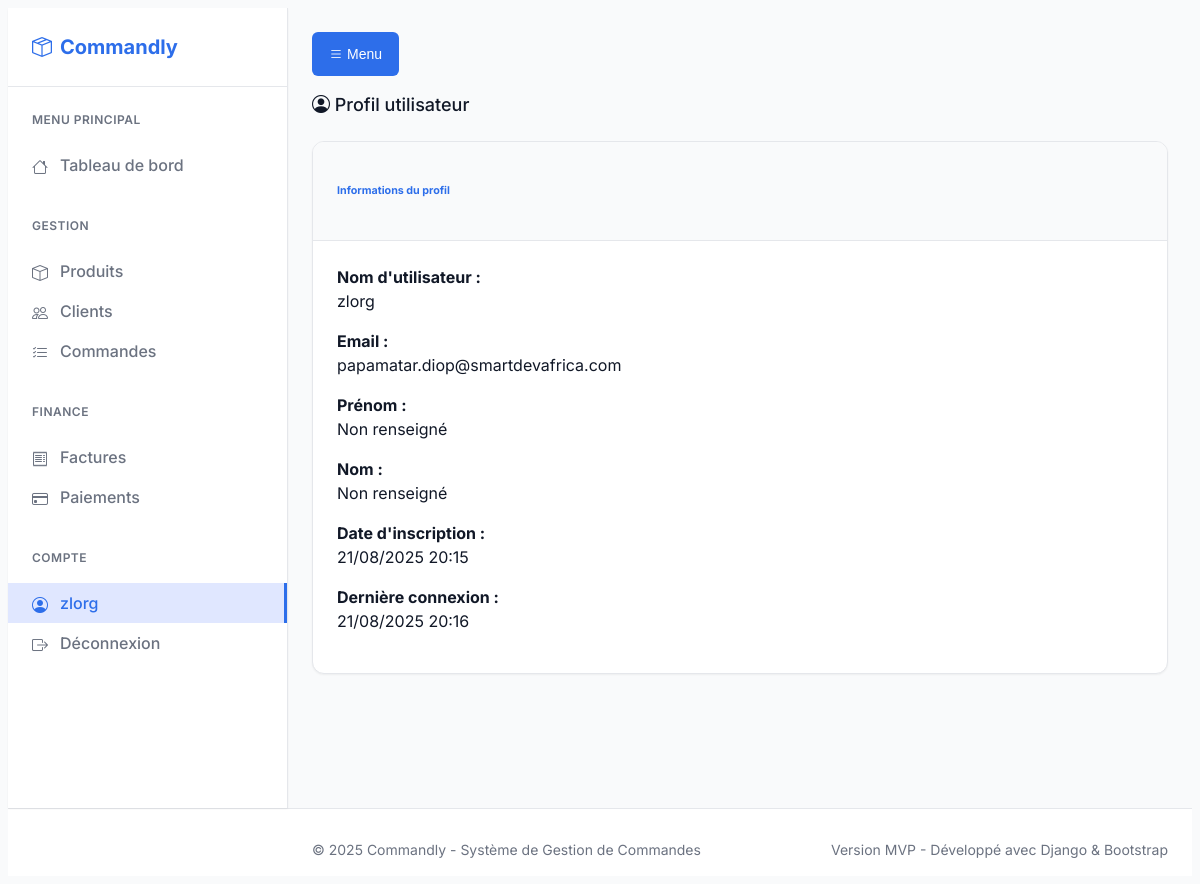
Page /users/profile/ (signed in) on the earlier database version.
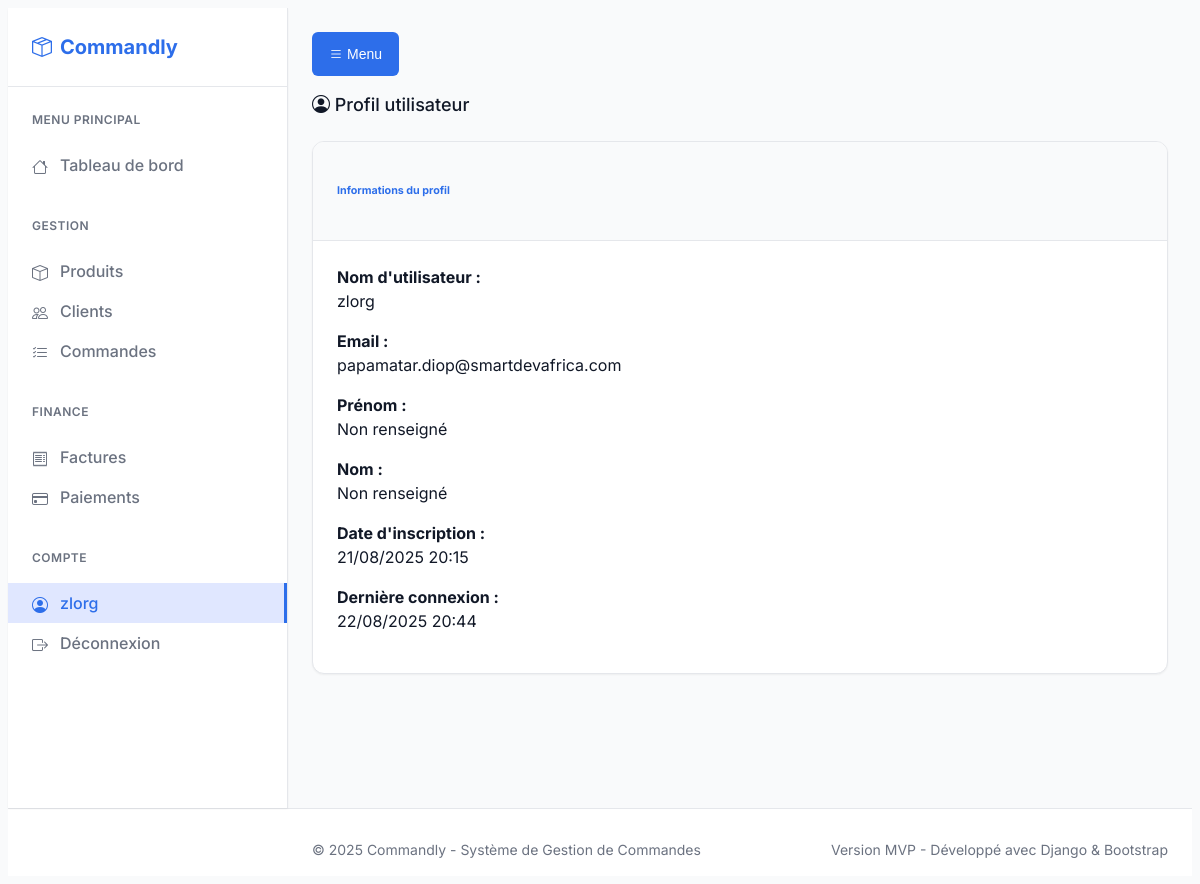
Same page on the later database version.
### users/models.py (models this page shows, shortened)
class CustomUser(AbstractUser):
    ROLE_CHOICES = [
        ('admin', 'Administrateur'),
        ('seller', 'Vendeur'),
        ('client', 'Client'),
    ]
    role = models.CharField(
        max_length=10,
        choices=ROLE_CHOICES,
        default='client',
        verbose_name='Rôle'
    )
    phone = models.CharField(
        max_length=15,
        blank=True,
        null=True,
        validators=[
            RegexValidator(
                regex=r'^\+221[0-9]{9}$',
                message='Numéro de téléphone sénégalais invalide (ex: +221769001942)'
            )
        ],
        verbose_name='Téléphone'
    )
    address = models.TextField(
        blank=True,
        null=True,
        verbose_name='Adresse'
    )
    company_name = models.CharField(
        max_length=100,
        blank=True,
        null=True,
        verbose_name='Nom de l\'entreprise'
    )
    is_active = models.BooleanField(
        default=True,
        verbose_name='Compte actif'
    )
    created_at = models.DateTimeField(
        auto_now_add=True,
        verbose_name='Date de création'
    )
    updated_at = models.DateTimeField(
        auto_now=True,
        verbose_name='Dernière modification'
    )
    class Meta:
        verbose_name = 'Utilisateur'
        verbose_name_plural = 'Utilisateurs'
        ordering = ['-date_joined']

### users/views/auth.py (the view)
# urls.py: path('profile/', views.ProfileView.as_view(), name='profile'),
class ProfileView(LoginRequiredMixin, TemplateView):
    template_name = 'users/profile.html'
    login_url = reverse_lazy('users:login')
    def get_context_data(self, **kwargs):
        context = super().get_context_data(**kwargs)
        context['user'] = self.request.user
        return context

### users/templates/users/profile.html (shortened to what this page needs)
{% extends 'base/base.html' %}
{% block content %}
<div class="container">
    <div class="row">
        <div class="col-12">
            <h1 class="h3 mb-4">
                <i class="bi bi-person-circle"></i> Profil utilisateur
            </h1>
        </div>
    </div>
    <div class="row">
        <div class="col-lg-8">
            <div class="card shadow">
                <div class="card-header">
                    <h6 class="m-0 font-weight-bold text-primary">Informations du profil</h6>
                </div>
                <div class="card-body">
                    <div class="row mb-3">
                        <div class="col-sm-3">
                            <strong>Nom d'utilisateur :</strong>
                        </div>
                        <div class="col-sm-9">
                            {{ user.username }}
                        </div>
                    </div>
                    <div class="row mb-3">
                        <div class="col-sm-3">
                            <strong>Email :</strong>
                        </div>
                        <div class="col-sm-9">
                            {{ user.email|default:"Non renseigné" }}
                        </div>
                    </div>
                    <div class="row mb-3">
                        <div class="col-sm-3">
                            <strong>Prénom :</strong>
                        </div>
                        <div class="col-sm-9">
                            {{ user.first_name|default:"Non renseigné" }}
                        </div>
                    </div>
                    <div class="row mb-3">
                        <div class="col-sm-3">
                            <strong>Nom :</strong>
                        </div>
                        <div class="col-sm-9">
                            {{ user.last_name|default:"Non renseigné" }}
                        </div>
                    </div>
                    <div class="row mb-3">
                        <div class="col-sm-3">
                            <strong>Date d'inscription :</strong>
                        </div>
                        <div class="col-sm-9">
                            {{ user.date_joined|date:"d/m/Y H:i" }}
                        </div>
                    </div>
                    <div class="row mb-3">
                        <div class="col-sm-3">
                            <strong>Dernière connexion :</strong>
                        </div>
                        <div class="col-sm-9">
                            {{ user.last_login|date:"d/m/Y H:i"|default:"Jamais" }}
                        </div>
                    </div>
                </div>
            </div>
        </div>
    </div>
</div>
{% endblock %}

### templates/base/base.html (shortened to what this page needs)
<!DOCTYPE html>
<html lang="fr">
<head>
    <link href="https://cdn.jsdelivr.net/npm/bootstrap-icons@1.11.0/font/bootstrap-icons.css" rel="stylesheet">
    {% load static %}
    <link href="{% static 'css/design-system.css' %}" rel="stylesheet">
</head>
<body>
    <div class="app-layout">
        <aside class="sidebar">
            <div class="sidebar-header">
                <a href="{% url 'dashboard:home' %}" class="sidebar-logo">
                    <i class="bi bi-box-seam"></i>
                    <span>Commandly</span>
                </a>
            </div>
            <nav class="sidebar-nav">
                <div class="nav-section">
                    <div class="nav-section-title">Menu Principal</div>
                    <a href="{% url 'dashboard:home' %}" class="nav-link">
                        <i class="bi bi-house nav-icon"></i>
                        <span>Tableau de bord</span>
                    </a>
                </div>
                <div class="nav-section">
                    <div class="nav-section-title">Gestion</div>
                    <a href="{% url 'products:product_list' %}" class="nav-link">
                        <i class="bi bi-box nav-icon"></i>
                        <span>Produits</span>
                    </a>
                    <a href="{% url 'customers:customer_list' %}" class="nav-link">
                        <i class="bi bi-people nav-icon"></i>
                        <span>Clients</span>
                    </a>
                    <a href="{% url 'orders:order_list' %}" class="nav-link">
                        <i class="bi bi-list-check nav-icon"></i>
                        <span>Commandes</span>
                    </a>
                </div>
                <div class="nav-section">
                    <div class="nav-section-title">Finance</div>
                    <a href="{% url 'invoices:invoice_list' %}" class="nav-link">
                        <i class="bi bi-receipt nav-icon"></i>
                        <span>Factures</span>
                    </a>
                    <a href="{% url 'payments:payment_list' %}" class="nav-link">
                        <i class="bi bi-credit-card nav-icon"></i>
                        <span>Paiements</span>
                    </a>
                </div>
                {% if user.is_authenticated %}
                <div class="nav-section">
                    <div class="nav-section-title">Compte</div>
                    <a href="{% url 'users:profile' %}" class="nav-link">
                        <i class="bi bi-person-circle nav-icon"></i>
                        <span>{{ user.username }}</span>
                    </a>
                    <a href="{% url 'users:logout' %}" class="nav-link">
                        <i class="bi bi-box-arrow-right nav-icon"></i>
                        <span>Déconnexion</span>
                    </a>
                </div>
                {% endif %}
            </nav>
        </aside>
        <main class="main-content">
            <div class="d-lg-none mb-3">
                <button class="btn btn-primary sidebar-toggle">
                    <i class="bi bi-list"></i> Menu
                </button>
            </div>
            {% block content %}{% endblock %}
        </main>
    </div>
    {% include 'components/footer.html' %}
</body>
</html>

Differences in the rows shown:
changed CustomUser "zlorg": last_login "21/08/2025 20:16" → "22/08/2025 20:44"
